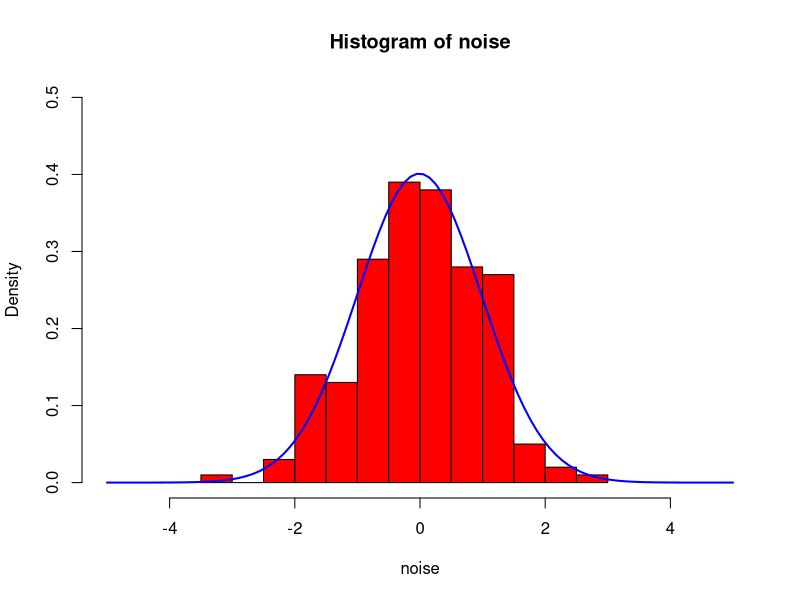
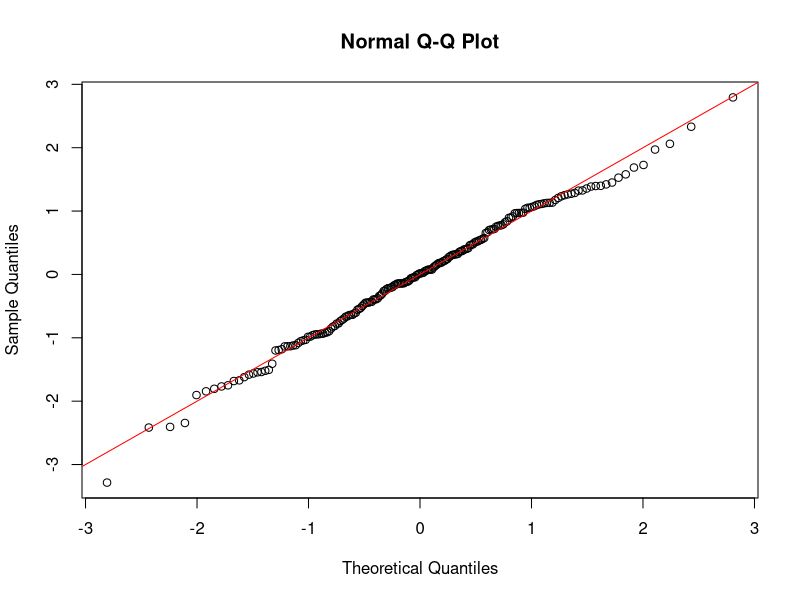

Generate these figures, in order, with R:
# Generate a sequence of Gaussian random numbers and
# convert the sequence into a time-series object
noise <- ts(rnorm(200, mean = 0, sd = 1))


# Code for the histogram
hist(noise, freq=FALSE, prob=T,ylim=c(0,0.5),xlim=c(-5,5),col="red")
mu <- mean(noise)
sigma <- sd(noise)
x<-seq(-5,5,length=100)
y<-dnorm(x,mu,sigma)
lines(x,y,lwd=2,col="blue")


# Code for the QQ Plot
qqnorm(noise)
abline(0,1, col="red")